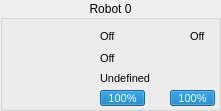
   <widget class="QGroupBox" name="groupBox">
    <property name="geometry">
     <rect>
      <x>920</x>
      <y>86</y>
      <width>221</width>
      <height>111</height>
     </rect>
    </property>
    <property name="title">
     <string>Robot 0</string>
    </property>
    <property name="alignment">
     <set>Qt::AlignCenter</set>
    </property>
    <widget class="QLabel" name="sprite_1">
     <property name="geometry">
      <rect>
       <x>8</x>
       <y>30</y>
       <width>64</width>
       <height>64</height>
      </rect>
     </property>
     <property name="text">
      <string/>
     </property>
     <property name="pixmap">
      <pixmap resource="../../rsc.qrc">:/textures/textures/robots/blue/b0.png</pixmap>
     </property>
     <property name="scaledContents">
      <bool>true</bool>
     </property>
    </widget>
    <widget class="QProgressBar" name="battery_1">
     <property name="geometry">
      <rect>
       <x>100</x>
       <y>90</y>
       <width>45</width>
       <height>16</height>
      </rect>
     </property>
     <property name="font">
      <font>
       <pointsize>8</pointsize>
      </font>
     </property>
     <property name="autoFillBackground">
      <bool>false</bool>
     </property>
     <property name="value">
      <number>100</number>
     </property>
    </widget>
    <widget class="QLabel" name="label">
     <property name="geometry">
      <rect>
       <x>80</x>
       <y>90</y>
       <width>16</width>
       <height>16</height>
      </rect>
     </property>
     <property name="text">
      <string/>
     </property>
     <property name="pixmap">
      <pixmap resource="../../rsc.qrc">:/textures/textures/ui/battery.png</pixmap>
     </property>
     <property name="scaledContents">
      <bool>true</bool>
     </property>
    </widget>
    <widget class="QLabel" name="label_21">
     <property name="geometry">
      <rect>
       <x>80</x>
       <y>30</y>
       <width>16</width>
       <height>14</height>
      </rect>
     </property>
     <property name="text">
      <string/>
     </property>
     <property name="pixmap">
      <pixmap resource="../../rsc.qrc">:/textures/textures/ui/connect.png</pixmap>
     </property>
     <property name="scaledContents">
      <bool>true</bool>
     </property>
    </widget>
    <widget class="QLabel" name="status_1">
     <property name="geometry">
      <rect>
       <x>100</x>
       <y>28</y>
       <width>17</width>
       <height>17</height>
      </rect>
     </property>
     <property name="font">
      <font>
       <pointsize>8</pointsize>
      </font>
     </property>
     <property name="text">
      <string>Off</string>
     </property>
    </widget>
    <widget class="QLabel" name="dribble_1">
     <property name="geometry">
      <rect>
       <x>100</x>
       <y>50</y>
       <width>17</width>
       <height>17</height>
      </rect>
     </property>
     <property name="font">
      <font>
       <pointsize>8</pointsize>
      </font>
     </property>
     <property name="text">
      <string>Off</string>
     </property>
    </widget>
    <widget class="QLabel" name="label_27">
     <property name="geometry">
      <rect>
       <x>80</x>
       <y>50</y>
       <width>16</width>
       <height>16</height>
      </rect>
     </property>
     <property name="text">
      <string/>
     </property>
     <property name="pixmap">
      <pixmap resource="../../rsc.qrc">:/textures/textures/ui/dribble.png</pixmap>
     </property>
     <property name="scaledContents">
      <bool>true</bool>
     </property>
    </widget>
    <widget class="QLabel" name="imgrole_1">
     <property name="geometry">
      <rect>
       <x>80</x>
       <y>70</y>
       <width>16</width>
       <height>16</height>
      </rect>
     </property>
     <property name="text">
      <string/>
     </property>
     <property name="pixmap">
      <pixmap resource="../../rsc.qrc">:/textures/textures/ui/none.png</pixmap>
     </property>
     <property name="scaledContents">
      <bool>true</bool>
     </property>
    </widget>
    <widget class="QLabel" name="role_1">
     <property name="geometry">
      <rect>
       <x>100</x>
       <y>70</y>
       <width>111</width>
       <height>17</height>
      </rect>
     </property>
     <property name="font">
      <font>
       <pointsize>8</pointsize>
      </font>
     </property>
     <property name="text">
      <string>Undefined</string>
     </property>
    </widget>
    <widget class="QLabel" name="label_10">
     <property name="geometry">
      <rect>
       <x>150</x>
       <y>90</y>
       <width>16</width>
       <height>16</height>
      </rect>
     </property>
     <property name="text">
      <string/>
     </property>
     <property name="pixmap">
      <pixmap resource="../../rsc.qrc">:/textures/textures/ui/chute.png</pixmap>
     </property>
     <property name="scaledContents">
      <bool>true</bool>
     </property>
    </widget>
    <widget class="QProgressBar" name="chute_1">
     <property name="geometry">
      <rect>
       <x>170</x>
       <y>90</y>
       <width>45</width>
       <height>16</height>
      </rect>
     </property>
     <property name="font">
      <font>
       <pointsize>8</pointsize>
      </font>
     </property>
     <property name="autoFillBackground">
      <bool>false</bool>
     </property>
     <property name="value">
      <number>100</number>
     </property>
    </widget>
    <widget class="QLabel" name="label_62">
     <property name="geometry">
      <rect>
       <x>170</x>
       <y>30</y>
       <width>16</width>
       <height>14</height>
      </rect>
     </property>
     <property name="text">
      <string/>
     </property>
     <property name="pixmap">
      <pixmap resource="../../rsc.qrc">:/textures/textures/ui/vision.png</pixmap>
     </property>
     <property name="scaledContents">
      <bool>true</bool>
     </property>
    </widget>
    <widget class="QLabel" name="vision_1">
     <property name="geometry">
      <rect>
       <x>190</x>
       <y>28</y>
       <width>17</width>
       <height>17</height>
      </rect>
     </property>
     <property name="font">
      <font>
       <pointsize>8</pointsize>
      </font>
     </property>
     <property name="text">
      <string>Off</string>
     </property>
    </widget>
   </widget>
